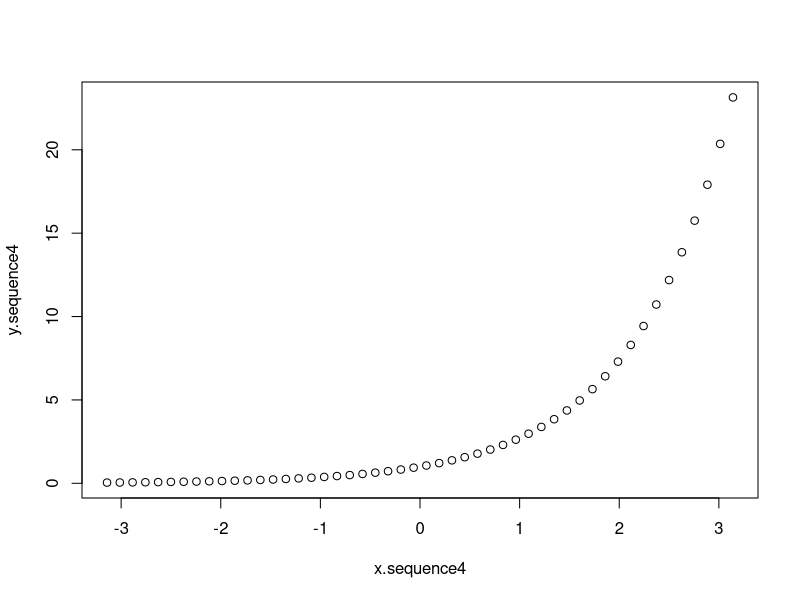
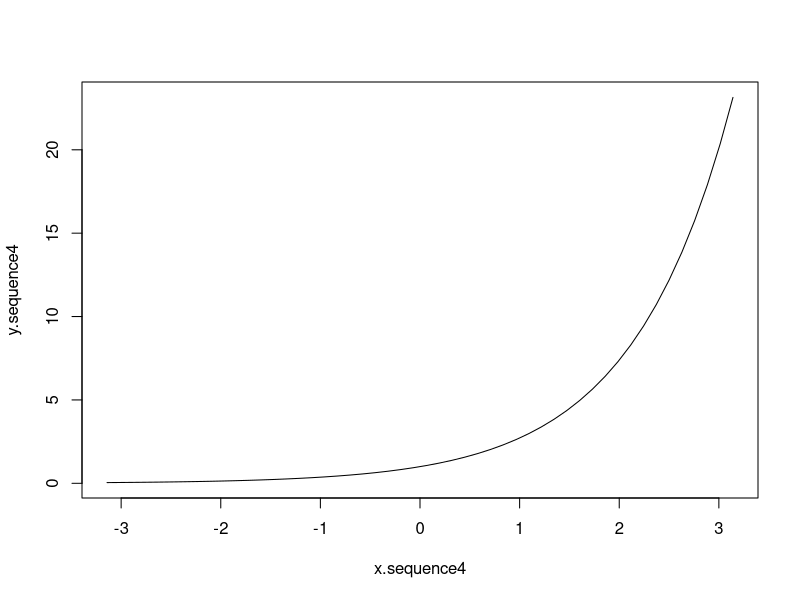
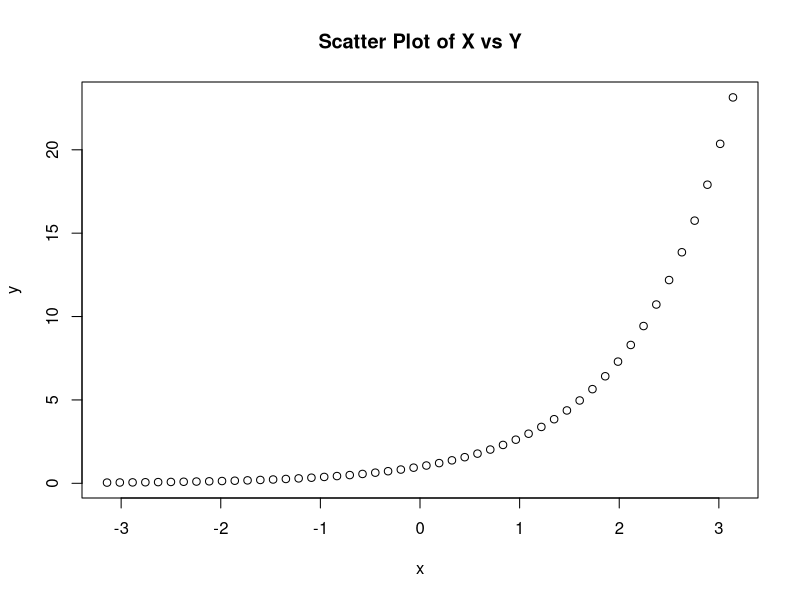
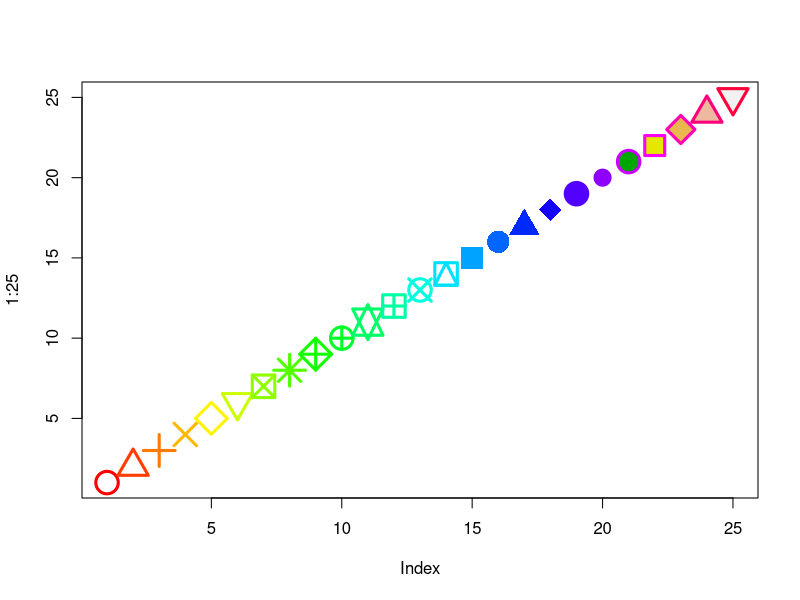
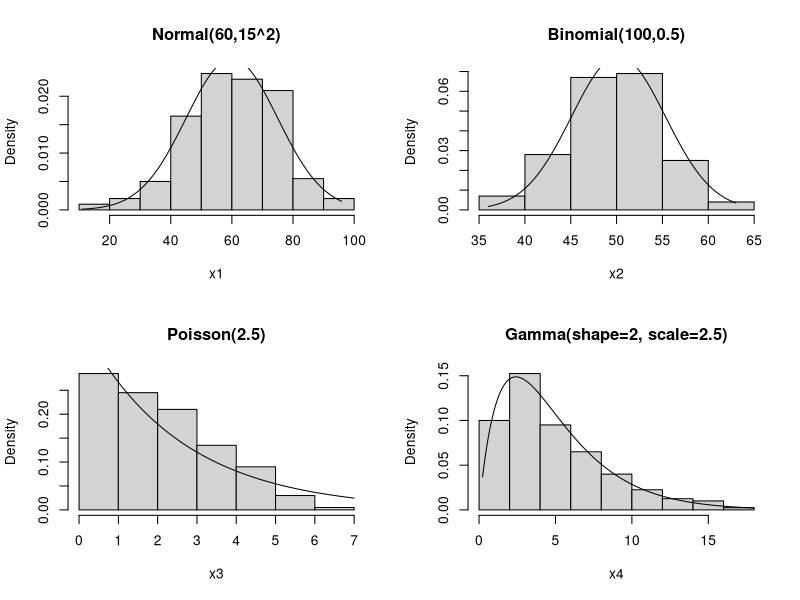

Recreate these plots in R, in order.
# -------------------------------------------------------------------
# Purpose: Practical: Basic R Commands for Data Processing (Part 1)
# Author : Liew How Hui (2024)
# Reference: http://faculty.marshall.usc.edu/gareth-james/ISL/Chapter%202%20Lab.txt
# License: BSD-3
# Software: R 4.1+
# Duration: 1 hour
# -------------------------------------------------------------------

# -------------------------------------------------------------------
#  Getting familiar with the Basic R and R Studio
# -------------------------------------------------------------------

# 1. Basic R (Good for fast startup and a computer with lower memory)
#
#    Download link: https://cran.r-project.org/
#
#    It supports Windows, MacOS and Linux, download the software
#    related to your computer.

# 2. RStudio (Good for a computer with more than 8 Gig RAM and fast CPU)
#
#    Donwload link: https://www.rstudio.com/products/rstudio/download/
#
#    Get the "RStudio Desktop"

# -------------------------------------------------------------------
#  Practical: Very Basic Programming Notations
# -------------------------------------------------------------------

# Line comment starts with the `#' (sharp, e.g. C# / hash, twitter hash tag) symbol
# In C, C++, JavaScript, the line comment is usually double slash `//'

# -------------------------------------------------------------------
#  Practical: Variables and Assignment in R
# -------------------------------------------------------------------

# Variables: `names' which are used to reference data in memory
#
# 1. ls() is used to list the environment variables
#
ls()
#
#    In RStudio, the variables will be listed on the top right hand
#    window.
#
# 2. Variables are created using assignment operation <- or =
#    Most books use the notation `<-' but we will be using `=' 
#    in the practicals since it is easier to type.
#
# 3. Variables can be 'a'-'z', 'A'-'Z', '0'-'9' and '.' (dot)
#    Try to avoid using `c' for variable name, it is used to create 
#    an array.
#
a <- 1                  # the floating point number 1
a.second.Variable = 1L  # L is used to create an integer
#
# 4. Try ls() to see the variables created (or for RStudio users
#    look at the top right hand window to watch the variables
#
ls()
#
# 5. We can check the data type/class of a variable using the command 'class'
#
class(a)
class(a.second.Variable)
#
# 6. Variables that are no longer needed can be deleted:
#
rm(a)
ls()
#
# 7. We can move all variable but this is usually not recommended
# rm(list=ls())  # Not recommended in general
#

# -------------------------------------------------------------------
#  Practical: Basic and 1-D Array Data Structures and Operations in R
# -------------------------------------------------------------------

##
## (A) Letters & Strings / Characters
##

"A String in double quotes"
'A String in single quotes'
"Escaping quotes using backslash \""
"A string\n with multiple lines\n using `backslash n'"
# cat = concatenate to output
# use ?cat to get help for `cat'
cat("A string\n with multiple lines\n", " using `backslash n'")

# If we don't assign the variables to a variable, R will print them out

# Joining strings with paste
# by default they will be `joined' by a `space' between them
paste("A string", "and another string")

# If want to change the `gap' between strings, we need to change `sep'

A = paste("A", "B", "C", "D", sep=",")

# Find the length of a string
nchar("Hello World")

##
## (B) (Real) Floating Numbers and Arithmetic Operations
##
a = 1 + 2
b = 2 - 3
d = 3 * 4
e = 4 / 5
f = 5 ** 6    # 5 to the power of 6 (** is also used in Python)
g = 5 ^ 6     # Also 5 to the power of 6 (^ has different meaning in Python)

##
## (C) Integers and Arithmetic Operations
##
a = 1L + 2L
b = 2L - 3L
d = 3L * 4L
e = 4L / 5L   # Usual number division, NOT integer division
f = 5 ** 6    # 5 to the power of 6
g = 5 ^ 6     # Also 5 to the power of 6
##
## Non-basic data structure => Dates (internally integer)
##
mydates = as.Date("2024-01-31")
today = Sys.Date()

##
## (D) Booleans / Logicals => Basic Maths / Discrete Maths
##
TRUE  & TRUE
TRUE  | FALSE
!FALSE
((a < b) & (d < e)) | (f > g)

##
## (E) 1-D Numeric Arrays, Operations and Statistics in R
##

#
# c() is used to create a general 1D array
#
x = c(5,4,5,3,5,5,5,2)
# We can use length to check the array length
length(x)
# For numeric arrays, we can add, subtract, multiply etc.
y1 = 2*x-1
y2 = x^2
# Elementwise function operation to 1D array
y3 = sqrt(x)
y4 = 2*sin(x) + 3*cos(x)
#
# Statistical functions for Descriptive Statistics (simple EDA)
#
length(x) # n
min(x)
max(x)
range(x)  # finds min and max
diff(range(x))   # max(x) - min(x)
quantile(x)      # 4 quantiles
median(x)
sum(x)    # x[1] + ... + x[n]
mean(x)   # x.bar = (x[1] + ... + x[n])/n
var(x)    # sample variance: sum((x-x.bar))^2)/(n-1)
sd(x) == sqrt(sum((x-mean(x))^2)/(length(x)-1))     # sample standard deviation
summary(x)

#
# Special Statistical Feature in R
#
# If we want to add repeating 1D data like
#    5,4,5,3,5,5,5,2 +
#    1,2,1,2,1,2,1,2
# => 6 6 6 5 6 7 6 4
# In R, we can just perform 
x + c(1,2)
#
# R will perform cyclic repeat for us.
#
# Are you able to tell y5 below without using R?
y5 = c(2,3)*x + c(5,4,-2,3)

#
# Regular 1D arithmetic sequences in R
#
x.sequence1 = 1:10    # or seq(1,10)
x.sequence2 = 20:1    # or seq(20,1)
#
# Arithmetic progression sequence:
#    a_n = a_0 + (n-1)*d
#    seq(a_0, num, d),   a_n <= num < a_n + d
#
x.sequence3 = seq(1,30,2)
#
# Arithmetic progression sequence used in plotting
#    a_0, a_1, ..., a_(N-1)
#    a_n = a + (n-1)*(b-a)/(N-1), n=0,1,...,N-1
#
x.sequence4 = seq(-pi,pi,length=50)
y.sequence4 = exp(x.sequence4)
#
# Default plot of y vs x (scatter plot)
#
plot(x.sequence4, y.sequence4)        # Default: points
plot(x.sequence4, y.sequence4, 'l')   # Change to line
#
# 2D plotting of numeric data with labels and title
#
plot(x.sequence4, y.sequence4, xlab="x",ylab="y",main="Scatter Plot of X vs Y")
# If we no longer need the variables, we should remove them
# to prevent from misusing them below.
rm(x.sequence4, y.sequence4)
#
# Various 2D plotting options: col (colours), pch (point symbols), 
#   cex, (point size), lwd (line width).
#
plot(
  1:25,
  cex=3,
  lwd=3,
  pch=1:25,
  col=rainbow(25),
  bg=terrain.colors(5)  # only for pch 21:25
)

#
# Regular 1-D random sequences in R
#
# Seed is used to make random number generation less random, i.e.
# we can repeat the "random number generation".  The theory of
# seed number is probably mentioned in SSIF but you don't need to
# take SSIF just like anyone driving a car does not need to know
# how to design and construct a car.
set.seed(2024)
# r = random numbers, 50 = 50 elements, unif = uniform dist.
x.unif = runif(50)
# r = random numbers, 50 = 50 elements, norm = normal dist.
x.norm = rnorm(50)
y.norm = x.norm + rnorm(50,mean=50,sd=.1)
# Correlation between two 1-D arrays
cor(x.norm,y.norm)

##
## (F) 1-D String Arrays
##

#
# Categorical data are usually represented by an array of characters or strings
#
gender = c("M", "F", "F", "M", "M", "F", "F")
# By checking the class, we can see that they are characters (i.e. strings)
class(gender)
# We can use table to summarise the `string' categorical data
table(gender)
# We can use summary() to summarise the categorical data by converting
# it from characters to factors
summary(factor(gender))

#
# Special Array of Strings
#
letters  # Array/Vector of small letter alphabet characters
LETTERS  # Array/Vector of capital letter alphabet characters

letters[5:10]    # Assessing elements in an array

# If we pass in an array/vector of string, we need to use `collapse'

a = c("ab", "bc", "cd", "de")  # c() constructs an array of something
a = paste(a, collapse="+")

#
# Comparing two 1-D arrays
#
c(1,2,3) == c(3,2,1)
any(c(1,2,3) == c(3,2,1))    # Any single true element?
all(c(1,2,3) == c(3,2,1))    # Are all elements true?
# Contingency table / Confusion matrix
table(c(1,0,1,0,1), c("Y","N","N","Y","Y"))


# -------------------------------------------------------------------
#  Practical: 2-D Numeric Arrays & Operations
#  Note: A 2-D Numeric Array is just a matrix
#  Getting help/documentation: ?matrix
# -------------------------------------------------------------------

# A is a 4 by 4 matrix (data is filled in columns by default)
A = matrix(1:16,nrow=4,ncol=4)
# To fill in by rows, we need to set option
B = matrix(1:16,4,4,byrow=TRUE)

#
# Matrix formation operations
#
cbind(A,B)    # stack horizontally
rbind(A,B)    # stack vertically

#
# Note that A and B are in 'transpose relation', i.e.
# A = t(B)
#

#
# Matrix arithmetic operations
#
2*A     # scalar multiplication
A+2     # adding every element with a number
A+B     # matrix addition
A*B     # elementwise multiplication, NOT matrix multiplication
A%*%B   # matrix multiplication
# A*B == B*A BUT A%*%B != B%*%A

#
# Indexing
#
dim(A)             # Get the shape of the matrix A
A[2,3]             # Get an element from matrix
A[1,]              # Get first row
A[,2]              # Get second column
A[1:2,]            # Get first two rows
A[,1:2]            # Get first two columns
A[1:3,2:4]         # Get intersection between rows and columns
A[c(1,3),c(2,4)]   # Get intersection between rows and columns
A[-c(1,3),]        # Remove first and third rows
A[-c(1,3),-c(3,4)] # Remove some rows and some columns

#
# Reduction
#
apply(A, 1, sum)    # sum along the rows
apply(A, 2, sum)    # sum along the columns


# -------------------------------------------------------------------
#  Practical: More Statistical Functions
#
# Random Variable        samples   probability  quantile  density   
# ---------------        -------   -----------  --------  -------   
# Beta                   rbeta     pbeta        qbeta     dbeta     
# Binomial               rbinom    pbinom       qbinom    dbinom    
# Cauchy                 rcauchy   pcauchy      qcauchy   dcauchy   
# Chi-Square             rchisq    pchisq       qchisq    dchisq    
# Exponential            rexp      pexp         qexp      dexp      
# F                      rf        pf           qf        df        
# Gamma                  rgamma    pgamma       qgamma    dgamma    
# Geometric              rgeom     pgeom        qgeom     dgeom     
# Hypergeometric         rhyper    phyper       qhyper    dhyper    
# Logistic               rlogis    plogis       qlogis    dlogis    
# Log Normal             rlnorm    plnorm       qlnorm    dlnorm    
# -ve Binomial           rnbinom   pnbinom      qnbinom   dnbinom   
# Normal                 rnorm     pnorm        qnorm     dnorm     
# Poisson                rpois     ppois        qpois     dpois     
# Student t              rt        pt           qt        dt        
# Studentized Range      rtukey    ptukey       qtukey    dtukey    
# Uniform                runif     punif        qunif     dunif     
# Weibull                rweibull  pweibull     qweibull  dweibull  
# Wilcoxon Rank Sum      rwilcox   pwilcox      qwilcox   dwilcox   
# Wilcoxon Signed Rank   rsignrank psignrank    qsignrank dsignrank 
#
# Ref: https://www.stat.umn.edu/geyer/old/5101/rlook.html
# -------------------------------------------------------------------

set.seed(2024)
x1 = rnorm(200, mean=60, sd=15)   # X ~ Normal(60,15^2)
x2 = rbinom(200, size=100, prob=0.5)   # X ~ Binom(100, 0.5) ≈ Normal?
x3 = rpois(200, lambda=2.5)       # X ~ Poisson(2.5) ≈ Exponential?
# Gamma distribution is applied in cancer rates, insurance claims & rainfall. 
x4 = rgamma(200, shape=2, scale=2.5)
par(mfrow=c(2,2))

hist(x1, freq=FALSE, main="Normal(60,15^2)")
x = seq(min(x1),max(x1),length.out=500)
lines(x,dnorm(x, mean=60, sd=15))

hist(x2, freq=FALSE, main="Binomial(100,0.5)")
x = seq(min(x2),max(x2),length.out=500)
lines(x,dnorm(x, mean=mean(x2), sd=sd(x2)))
# Is it possible to work with dbinom???
# Probably Not.  Because dnorm is not a density plot

hist(x3, freq=FALSE, main="Poisson(2.5)")
x = seq(min(x3),max(x3),length.out=500)
lines(x,dexp(x, rate=1/mean(x3)))
# Is it possible to work with dbinom???
# Probably Not.  Because dpois is not a density plot

# https://en.wikipedia.org/wiki/Gamma_distribution
# https://stat.ethz.ch/R-manual/R-devel/library/stats/html/GammaDist.html
hist(x4, freq=FALSE, main="Gamma(shape=2, scale=2.5)")
x = seq(min(x4),max(x4),length.out=500)
lines(x,dgamma(x, shape=mean(x4)^2/var(x4), scale=var(x4)/mean(x4)))


